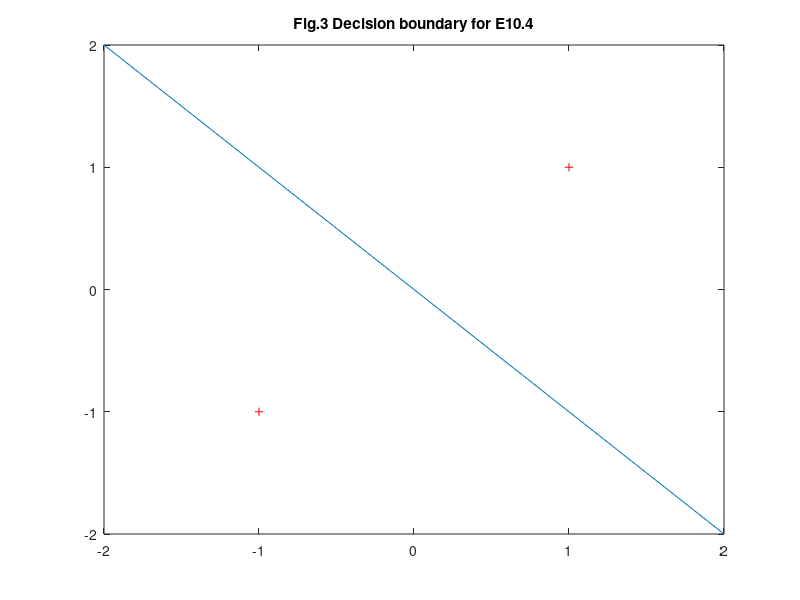

This chart was generated by the following MATLAB code:
P = [1 -1;1 -1];
W = [0.5 0.5];
figure;
plot(P(1,1),P(2,1),'r+');
hold on;
plot(P(1,2),P(2,2),'r+');
%Decision Boundary
x = -2 : .1 : 2;
y =(-W(1)*x )/W(2);
plot(x,y);
axis([-2 2 -2 2]);
title('Fig.3 Decision boundary for E10.4');
hold off;  
 
